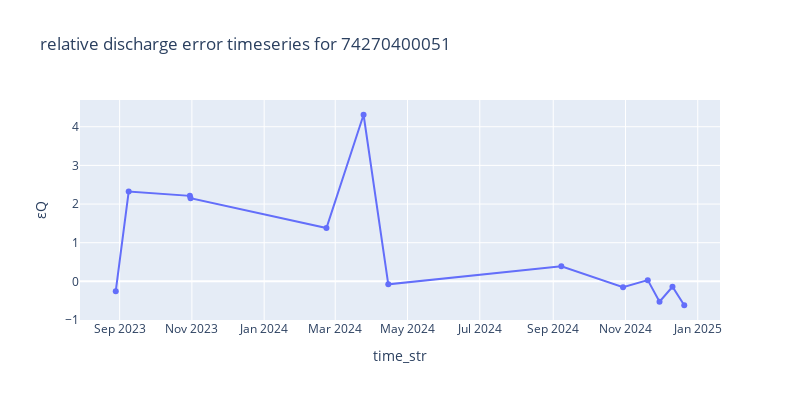

Notebook code cell kept with this figure:
### Code cell
fig = px.line(df, x='time_str', y='εQ',markers=True,title='relative discharge error timeseries for '+reachid,
             height=400,width=800)
fig.show()

### Figure 1 — Plotly figure (JSON) as saved in the notebook; plotly's stock layout.template omitted (floating-point values rounded to 4 significant figures)
{"data": [{"hovertemplate": "time_str=%{x}<br>εQ=%{y}<extra></extra>", "legendgroup": "", "line": {"color": "#636efa", "dash": "solid"}, "marker": {"symbol": "circle"}, "mode": "lines+markers", "name": "", "orientation": "v", "showlegend": false, "type": "scatter", "x": ["2023-08-28T17:16:40Z", "2023-09-08T15:39:29Z", "2023-10-30T07:31:53Z", "2023-10-30T20:45:48Z", "2024-02-22T13:40:08Z", "2024-03-24T22:01:22Z", "2024-04-14T18:46:28Z", "2024-09-07T20:02:00Z", "2024-10-29T22:41:04Z", "2024-11-19T19:26:09Z", "2024-11-29T17:48:26Z", "2024-12-10T16:11:13Z", "2024-12-20T14:33:29Z"], "xaxis": "x", "y": [-0.2557, 2.322, 2.212, 2.152, 1.379, 4.31, -0.07753, 0.3884, -0.1522, 0.03155, -0.5251, -0.1388, -0.6181], "yaxis": "y"}], "layout": {"height": 400, "legend": {"tracegroupgap": 0}, "title": {"text": "relative discharge error timeseries for 74270400051"}, "width": 800, "xaxis": {"anchor": "y", "autorange": true, "domain": [0, 1], "range": ["2023-07-29 13:00:57.9213", "2025-01-19 18:49:11.0787"], "title": {"text": "time_str"}, "type": "date"}, "yaxis": {"anchor": "x", "autorange": true, "domain": [0, 1], "range": [-0.9997, 4.692], "title": {"text": "εQ"}, "type": "linear"}}}
